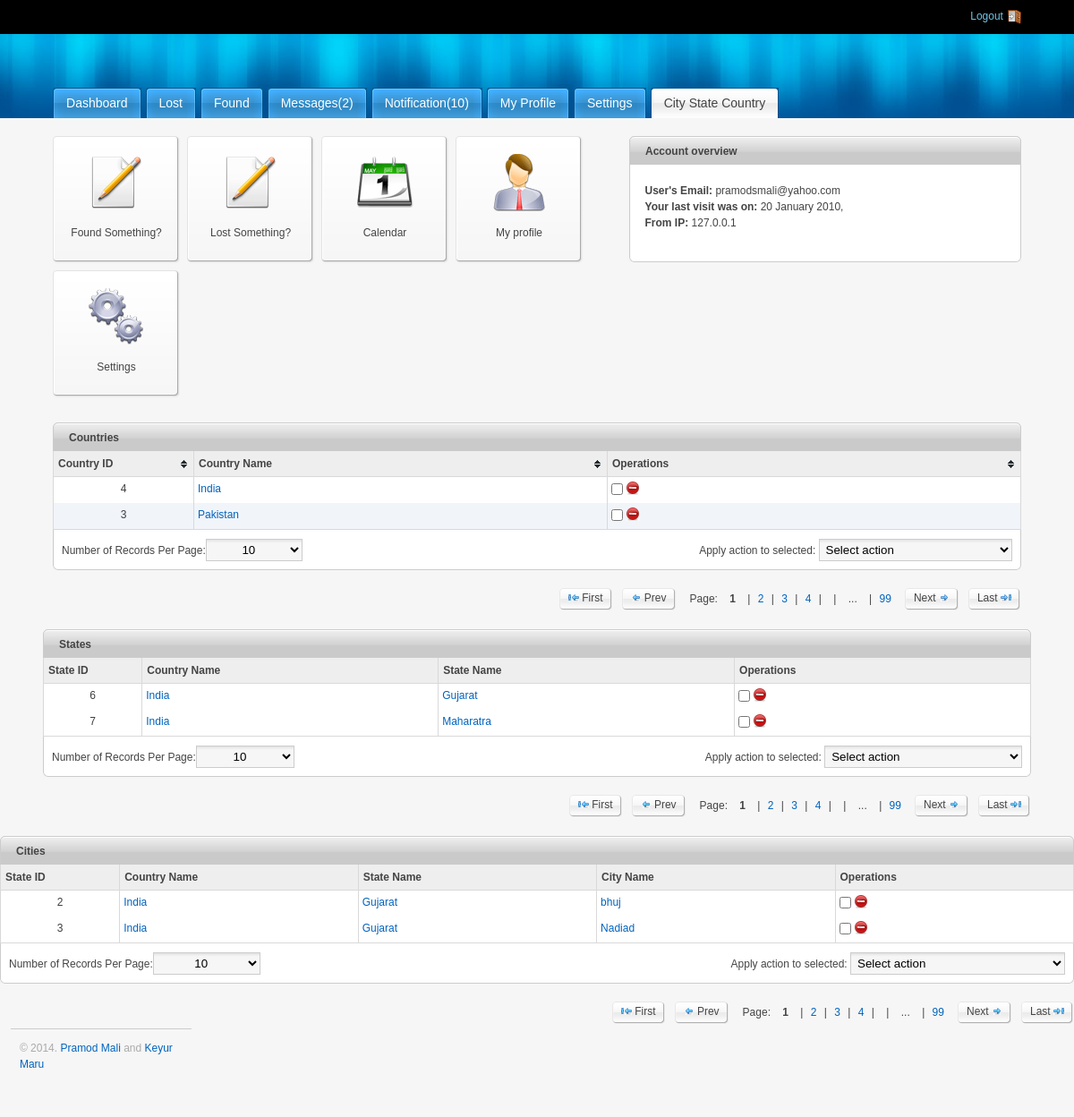
Screenshot of /admin/csc.php (signed in) with the database file from the repository.
### tables this page shows
CREATE TABLE IF NOT EXISTS `adminmaster` (
  `AdminID` int(11) NOT NULL AUTO_INCREMENT,
  `FirstName` varchar(50) NOT NULL,
  `LastName` varchar(50) NOT NULL,
  `UserName` varchar(50) NOT NULL,
  `Password` varchar(32) NOT NULL,
  `EmailID` varchar(60) NOT NULL,
  `MobileNumber` varchar(20) NOT NULL,
  `ProPic` blob,
  `LastLoggedIn` date DEFAULT NULL,
  PRIMARY KEY (`AdminID`)
);

CREATE TABLE IF NOT EXISTS `countrymaster` (
  `CountryID` int(11) NOT NULL AUTO_INCREMENT,
  `CountryName` varchar(50) NOT NULL,
  `CountryCode` varchar(5) NOT NULL,
  PRIMARY KEY (`CountryID`)
);

CREATE TABLE IF NOT EXISTS `statemaster` (
  `CountryID` varchar(50) NOT NULL,
  `StateID` int(11) NOT NULL AUTO_INCREMENT,
  `StateName` varchar(50) NOT NULL,
  PRIMARY KEY (`StateID`)
);

CREATE TABLE IF NOT EXISTS `citymaster` (
  `CountryID` varchar(50) NOT NULL,
  `StateID` varchar(50) NOT NULL,
  `CityID` int(11) NOT NULL AUTO_INCREMENT,
  `CityName` varchar(50) NOT NULL,
  PRIMARY KEY (`CityID`)
);

### admin/csc.php (the view, shortened to what the rows shown need)
<!DOCTYPE html PUBLIC "-//W3C//DTD XHTML 1.0 Strict//EN" "http://www.w3.org/TR/xhtml1/DTD/xhtml1-strict.dtd">
<html xmlns="http://www.w3.org/1999/xhtml">
	<head>
        <?php
			include('loginvarifier.php');
		?>
		<link rel="stylesheet" type="text/css" href="css/reset.css" tppabs="http://www.xooom.pl/work/magicadmin/css/reset.css" media="screen" />
		<link rel="stylesheet" type="text/css" href="css/grid.css" tppabs="http://www.xooom.pl/work/magicadmin/css/grid.css" media="screen" />
        <link rel="stylesheet" type="text/css" href="css/styles.css" tppabs="http://www.xooom.pl/work/magicadmin/css/styles.css" media="screen" />
        <link rel="stylesheet" type="text/css" href="css/tablesorter.css" tppabs="http://www.xooom.pl/work/magicadmin/css/tablesorter.css" media="screen" />
        <link rel="stylesheet" type="text/css" href="css/thickbox.css" tppabs="http://www.xooom.pl/work/magicadmin/css/thickbox.css" media="screen" />
        <link rel="stylesheet" type="text/css" href="css/theme-blue.css" tppabs="http://www.xooom.pl/work/magicadmin/css/theme-blue.css" media="screen" />
	</head>
	<body>
		<div class="container_12">
            <div class="grid_5">
                <div class="module">
                        <h2><span>Account overview</span></h2>
                        <div class="module-body">
                        	<p>
                                <strong>User's Email: </strong><?php echo $login_session; ?><br />
                                <strong>Your last visit was on: </strong>20 January 2010,<br />
                                <strong>From IP: </strong><?php echo $_SERVER['REMOTE_ADDR']; ?>
                            </p>
                        </div>
                </div>
            </div>
            <div class="grid_12">
                <div class="module">
                	<h2><span>Countries</span></h2>
                    <div class="module-table-body">
                    	<form action="">
                        <table id="myTable" class="tablesorter">
                        	<thead>
                                <tr>
                                    <th style="width:5%">Country ID</th>
                                  	<th style="width:15%">Country Name</th>
                                    <th style="width:15%">Operations</th>
                                </tr>
                            </thead>
                            <tbody>
                                <tr>
                                <?php
									$query="select *from countrymaster Order by CountryName ASC";
									$result=mysql_query($query);
									while($row=mysql_fetch_array($result,MYSQL_ASSOC))
									{
								?>
                                	<td class="align-center"><?php echo $row['CountryID']; ?></td>
                                    <td><a href=""><?php echo $row['CountryName']; ?></a></td>
                                    <td>
                                    	<input type="checkbox" />
                                        <a href="deletemessages.php?deletecountry=<?php echo $row['CountryID']; ?>"> <img src="images/minus-circle.gif" tppabs="http://www.xooom.pl/work/magicadmin/images/minus-circle.gif" width="16" height="16" alt="not published" title="Delete" /></a>
                                    </td>
                             </tr>
                             <?php
									}
								?>
                            </tbody>
                        </table>
                        </form>
                     </div>
                </div>
			</div>
                <div class="module">
                	<h2><span>States</span></h2>
                    <div class="module-table-body">
                    	<form action="">
                        <table id="myTable" class="tablesorter">
                        	<thead>
                                <tr>
                                    <th style="width:5%">State ID</th>
                                  	<th style="width:15%">Country Name</th>
                                    <th style="width:15%">State Name</th>
                                    <th style="width:15%">Operations</th>
                                </tr>
                            </thead>
                            <tbody>
                                <tr>
                                <?php
									$query="select *from statemaster Order by StateName ASC";
									$result=mysql_query($query);
									while($row=mysql_fetch_array($result,MYSQL_ASSOC))
									{
								?>
                                	<td class="align-center"><?php echo $row['StateID']; ?></td>
                                    <td><a href=""><?php echo $row['CountryID']; ?></a></td>
                                    <td><a href=""><?php echo $row['StateName']; ?></a></td>
                                    <td>
                                    	<input type="checkbox" />
                                        <a href="deletemessages.php?deletestate=<?php echo $row['StateID']; ?>"> <img src="images/minus-circle.gif" tppabs="http://www.xooom.pl/work/magicadmin/images/minus-circle.gif" width="16" height="16" alt="not published" title="Delete" /></a>
                                    </td>
                             </tr>
                             <?php
									}
								?>
                            </tbody>
                        </table>
                        </form>
                     </div>
                </div>
			</div>
            <div class="module">
                	<h2><span>Cities</span></h2>
                    <div class="module-table-body">
                    	<form action="">
                        <table id="myTable" class="tablesorter">
                        	<thead>
                                <tr>
                                    <th style="width:5%">State ID</th>
                                  	<th style="width:10%">Country Name</th>
                                    <th style="width:10%">State Name</th>
                                  	<th style="width:10%">City Name</th>
                                    <th style="width:10%">Operations</th>
                                </tr>
                            </thead>
                            <tbody>
                                <tr>
                                <?php
									$query="select *from citymaster Order by CityName ASC";
									$result=mysql_query($query);
									while($row=mysql_fetch_array($result,MYSQL_ASSOC))
									{
								?>
                                	<td class="align-center"><?php echo $row['CityID']; ?></td>
                                    <td><a href=""><?php echo $row['CountryID']; ?></a></td>
                                    <td><a href=""><?php echo $row['StateID']; ?></a></td>
                                    <td><a href=""><?php echo $row['CityName']; ?></a></td>
                                    <td>
                                    	<input type="checkbox" />
                                        <a href="deletemessages.php?deletecity=<?php echo $row['CityID']; ?>"> <img src="images/minus-circle.gif" tppabs="http://www.xooom.pl/work/magicadmin/images/minus-circle.gif" width="16" height="16" alt="not published" title="Delete" /></a>
                                    </td>
                             </tr>
                             <?php
									}
								?>
                            </tbody>
                        </table>
                        </form>
                     </div>
                </div>
	</body>
</html>

### rows the page displays
adminmaster: EmailID "pramodsmali@yahoo.com"
countrymaster: CountryID "4", CountryName "India"
countrymaster: CountryID "3", CountryName "Pakistan"
statemaster: StateID "6", CountryID "India", StateName "Gujarat"
statemaster: StateID "7", CountryID "India", StateName "Maharatra"
citymaster: CityID "2", CountryID "India", StateID "Gujarat", CityName "bhuj"
citymaster: CityID "3", CountryID "India", StateID "Gujarat", CityName "Nadiad"

### other values shown
$count "2"
$_SERVER['REMOTE_ADDR'] "127.0.0.1"
